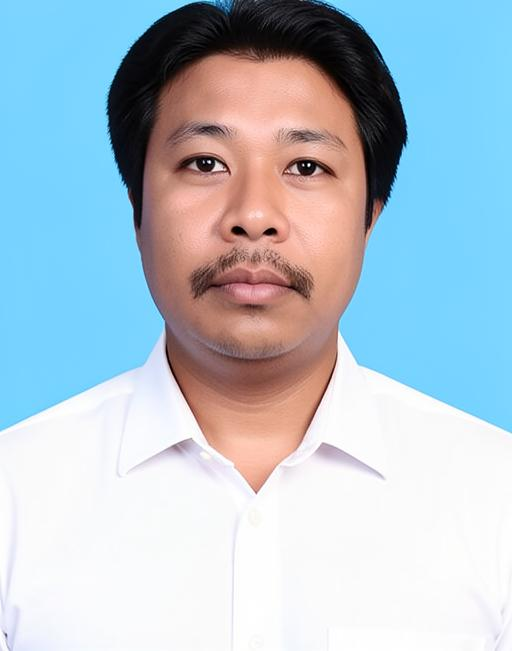
#> input picture prodia_test/batch_output/passport_01.jpg, 512 x 651 px
$ python -i batch_passport.py   (imports and definitions only)
#> lines starting #> are read from the running program, lines starting #| are printed output that depends on the picture
#!/usr/bin/env python3
"""
Batch process 10 passport photos through Pipeline V1
"""
import os, sys, json, re, cv2, numpy as np
import urllib.request

# ── Config ──────────────────────────────────────────
PRODIA_TOKEN = ""
# [5 lines not run here, left out]

WORK_DIR = "/home/openhands/.openclaw/workspace/prodia_test"
API_URL = "https://inference.prodia.com/v2/job"

PROMPT = (
    "keep the person's face exactly as it is, do not change facial features, "
    "change clothing to white formal dress shirt only, "
    "replace background with solid light blue color, "
    "improve lighting to bright even studio lighting, "
    "remove acne and blemishes from skin, "
    "passport ID photo style, government photo"
)

STRENGTH = 0.65

# ── Input files ─────────────────────────────────────
INBOUND = "/home/openhands/.openclaw/media/inbound"
INPUT_FILES = [
    "14378---3366a0cd-e417-4354-8276-9462d1043209.jpg",
    "14373---e23f0ba2-51f6-475e-87ed-2f85b6090143.jpg",
    "14372---a21ba455-f565-41ef-b4cc-f85cf7c2d2fa.jpg",
    "14375---cb35e79c-7189-4076-8508-6d8a8b12162b.jpg",
    "14371---4d20b608-a25c-494e-ac2a-274e5e101c49.jpg",
    "14376---0252294d-c9ad-4454-85cd-720149ae5943.jpg",
    "14374---ca7d7ad7-8211-471f-b10b-241fe4714e10.jpg",
    "14377---537eb846-4fab-409b-aeb5-81d7204de6ef.jpg",
    "14369---a4879466-7190-405f-8c17-0a672603adf6.jpg",
    "14370---01737fb7-2088-4f7d-b5fb-43119b391db8.jpg",
]

OUTPUT_DIR = os.path.join(WORK_DIR, "batch_output")
# [1 line not run here, left out]


def face_crop(input_path):
#> called with input_path = 'batch_output/passport_01.jpg'
    img = cv2.imread(input_path)
#> img is the input picture: shape (651, 512, 3); mean B, G, R 206.6, 194.6, 177.1
    if img is None:
        print(f"❌ Cannot read: {input_path}"); return None

    gray = cv2.cvtColor(img, cv2.COLOR_BGR2GRAY)
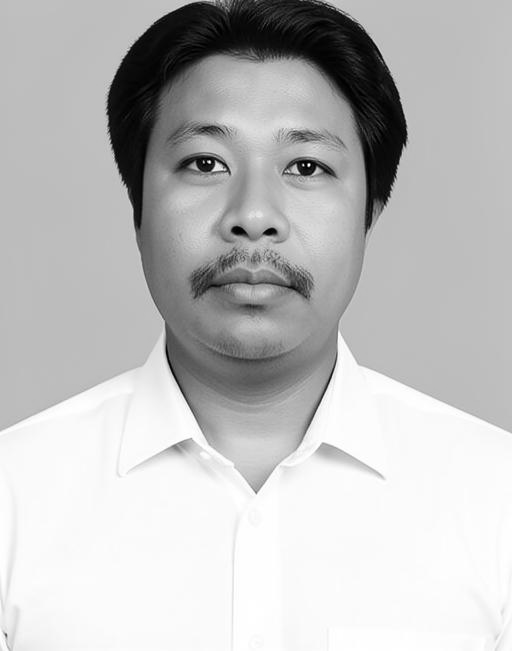
#> gray: shape (651, 512); min 0, max 255, mean 190.7
    h, w = img.shape[:2]
#> h = 651; w = 512

    cascade = cv2.CascadeClassifier(cv2.data.haarcascades + "haarcascade_frontalface_default.xml")
    faces = cascade.detectMultiScale(gray, 1.1, 5, minSize=(80, 80))
#> faces = [[112, 56, 286, 286]]

    if len(faces) == 0:
        print("⚠️  No face detected, using full image"); return img

    x, y, fw, fh = max(faces, key=lambda f: f[2]*f[3])
#> x = 112; y = 56; fw = 286; fh = 286

    target_ratio = 35.0 / 45.0
    face_center_x = x + fw // 2
#> face_center_x = 255
    face_center_y = y + fh // 2
#> face_center_y = 199

    crop_h = int(fh / 0.40)
#> crop_h = 715
    crop_w = int(crop_h * target_ratio)
#> crop_w = 556

    crop_x1 = max(0, face_center_x - crop_w // 2)
#> crop_x1 = 0
    crop_y1 = max(0, int(face_center_y - crop_h * 0.30))
#> crop_y1 = 0

    if crop_x1 + crop_w > w: crop_x1 = w - crop_w
#> crop_x1 = -44
    if crop_y1 + crop_h > h: crop_y1 = h - crop_h
#> crop_y1 = -64
    crop_x1 = max(0, crop_x1)
#> crop_x1 = 0
    crop_y1 = max(0, crop_y1)
#> crop_y1 = 0

    cropped = img[crop_y1:crop_y1+crop_h, crop_x1:crop_x1+crop_w]
    resized = cv2.resize(cropped, (354, 450), interpolation=cv2.INTER_LANCZOS4)
    return resized


# [80 lines left out: functions parse_multipart_response, flux_i2i, not called in this run]


# ── Main ────────────────────────────────────────────
# [32 lines not run here, left out]

>>> result = face_crop('batch_output/passport_01.jpg')

$ run again, on prodia_test/batch_output/passport_03.jpg
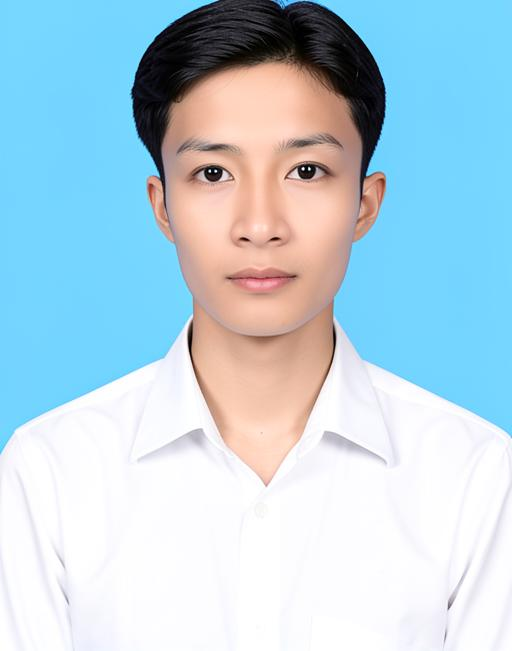
#> input picture prodia_test/batch_output/passport_03.jpg, 512 x 651 px
#> in face_crop, img is the input picture: shape (651, 512, 3); mean B, G, R 221.7, 208.6, 181.9
#> in face_crop, `gray = cv2.cvtColor(img, cv2.COLOR_BGR2GRAY)`:
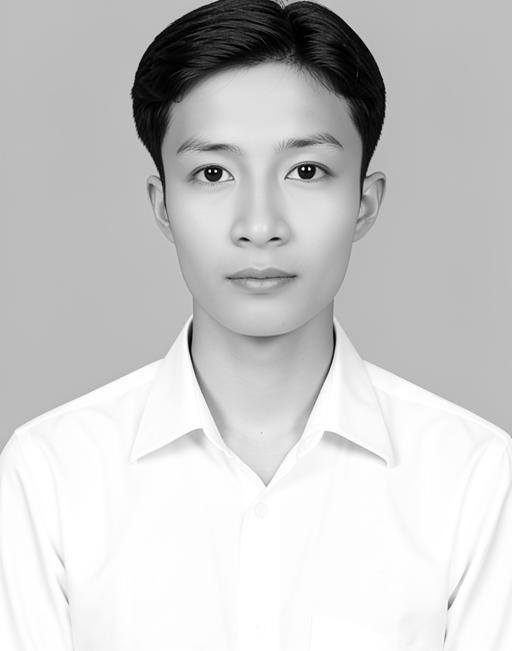
#> gray: shape (651, 512); min 0, max 255, mean 202.1
#> faces = [[134, 75, 254, 254]]
#> x = 134; y = 75; fw = 254
#> face_center_x = 261
#> face_center_y = 202
#> crop_h = 635
#> crop_w = 493
#> crop_x1 = 15
#> crop_y1 = 11
#> in face_crop, `cropped = img[crop_y1:crop_y1+crop_h, crop_x1:crop_x1+crop_w]`:
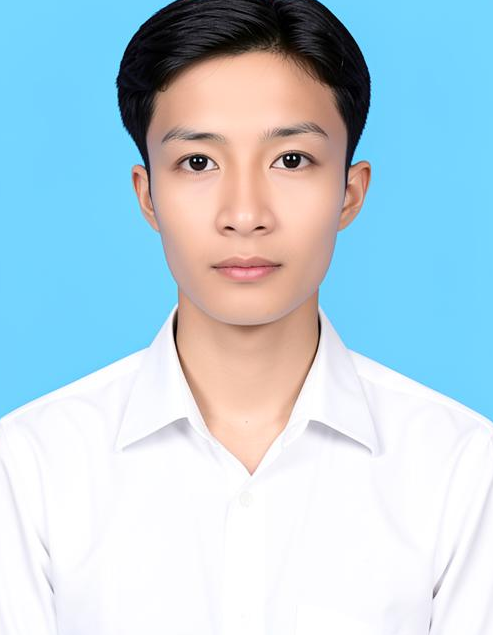
#> cropped: shape (635, 493, 3); mean B, G, R 220.4, 208.2, 183.7

$ run again, on prodia_test/batch_output/passport_03_input.jpg
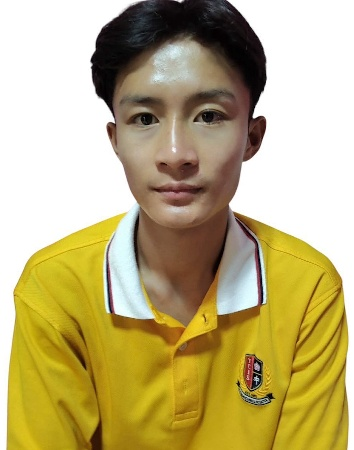
#> input picture prodia_test/batch_output/passport_03_input.jpg, 354 x 450 px
#> in face_crop, img is the input picture: shape (450, 354, 3); mean B, G, R 123.6, 175.1, 189.9
#> in face_crop, `gray = cv2.cvtColor(img, cv2.COLOR_BGR2GRAY)`:
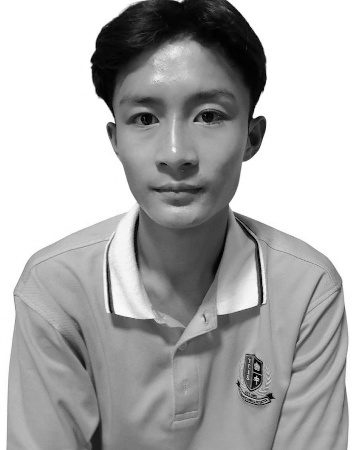
#> gray: shape (450, 354); min 0, max 255, mean 173.7
#> faces = [[90, 46, 176, 176]]
#> x = 90; y = 46; fw = 176
#> face_center_x = 178
#> face_center_y = 134
#> crop_h = 440
#> crop_w = 342
#> crop_x1 = 7
#> crop_y1 = 2
#> in face_crop, `cropped = img[crop_y1:crop_y1+crop_h, crop_x1:crop_x1+crop_w]`:
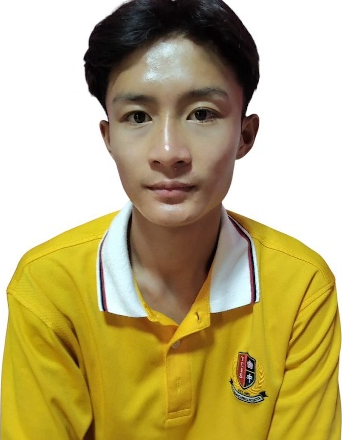
#> cropped: shape (440, 342, 3); mean B, G, R 120.4, 172.7, 187.7

$ run again, on prodia_test/batch_output/passport_04.jpg
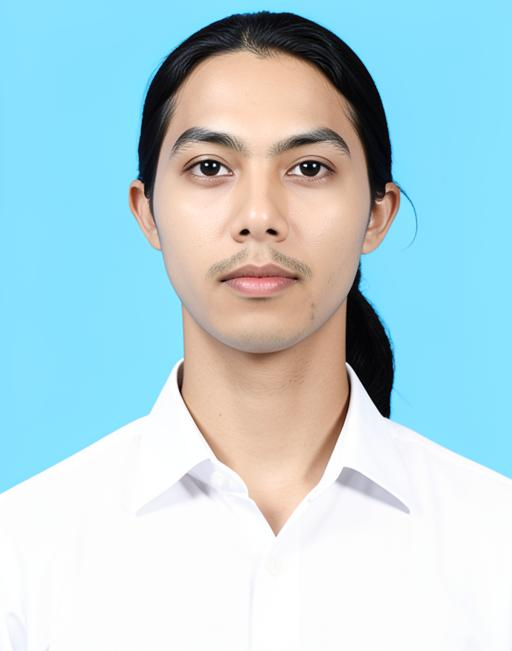
#> input picture prodia_test/batch_output/passport_04.jpg, 512 x 651 px
#> in face_crop, img is the input picture: shape (651, 512, 3); mean B, G, R 217.5, 210.5, 182.2
#> in face_crop, `gray = cv2.cvtColor(img, cv2.COLOR_BGR2GRAY)`:
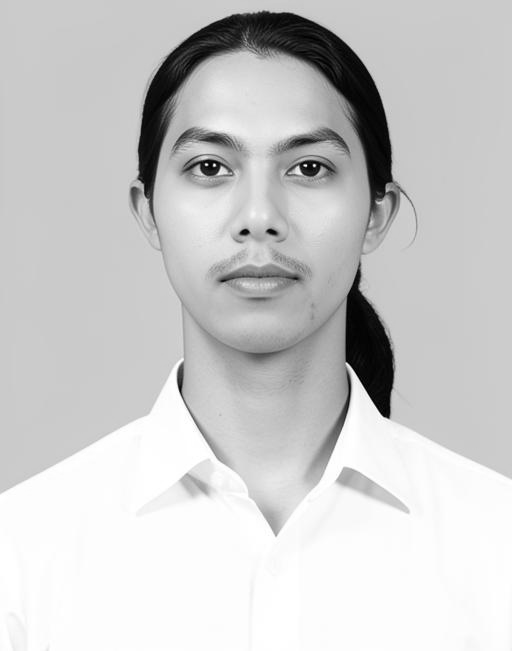
#> gray: shape (651, 512); min 0, max 255, mean 202.8
#> faces = [[125, 63, 271, 271]]
#> x = 125; y = 63; fw = 271
#> face_center_x = 260
#> face_center_y = 198
#> crop_h = 677
#> crop_w = 526
#> in face_crop, `crop_x1 = max(0, face_center_x - crop_w // 2)`: crop_x1 = 0
#> in face_crop, `if crop_x1 + crop_w > w: crop_x1 = w - crop_w`: crop_x1 = -14
#> in face_crop, `if crop_y1 + crop_h > h: crop_y1 = h - crop_h`: crop_y1 = -26
#> in face_crop, `crop_x1 = max(0, crop_x1)`: crop_x1 = 0
